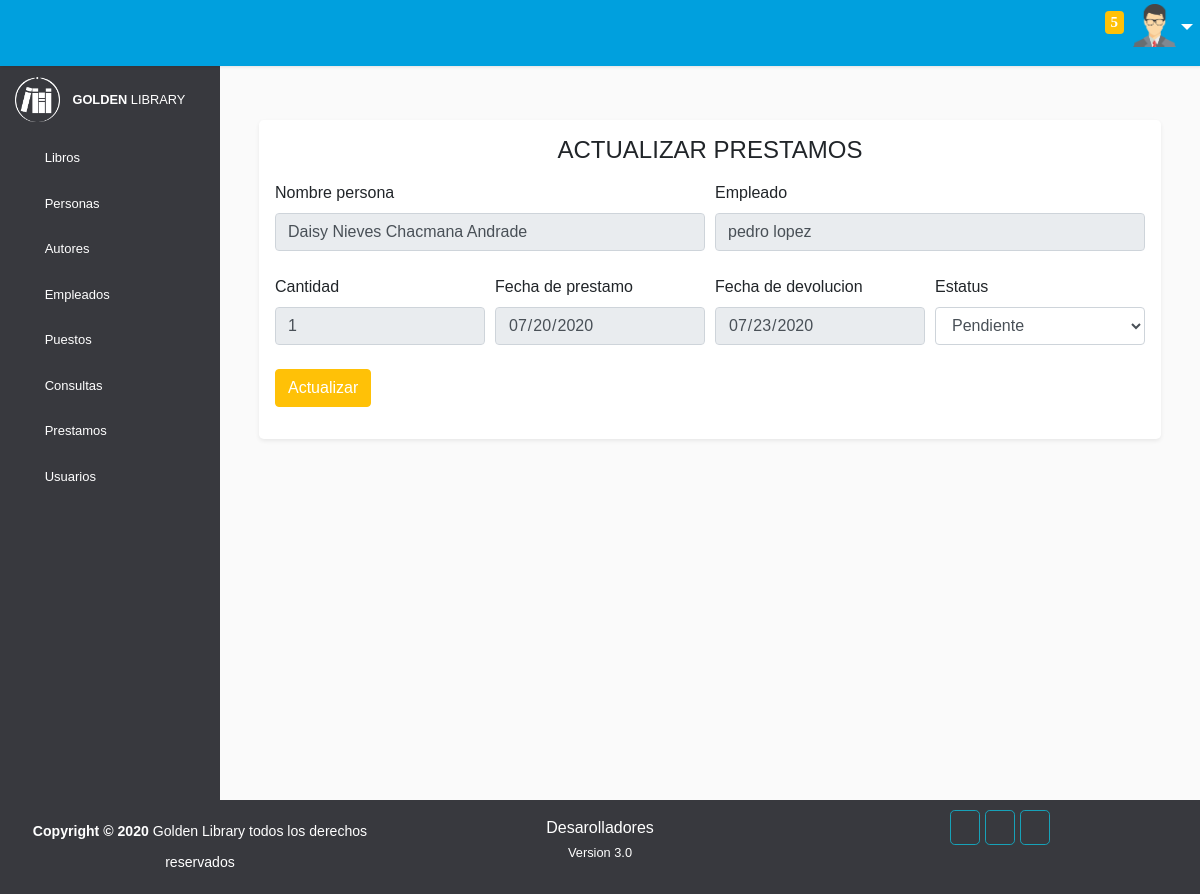
The page /prestamos/modificar_prestamos.php?id=2 (signed in) on the database its author committed.
### tables this page shows
CREATE TABLE `libros` (
  `Id_libro` int(11) NOT NULL,
  `Titulo` varchar(50) NOT NULL,
  `Copias` int(1) NOT NULL,
  `Editorial` varchar(30) NOT NULL,
  `Fecha_edicion` date DEFAULT NULL,
  `Categoria` varchar(30) NOT NULL,
  `Estante` int(1) NOT NULL,
  `Activo` int(1) NOT NULL DEFAULT '1'
);

CREATE TABLE `personas` (
  `Id_persona` int(11) NOT NULL,
  `Nombre` varchar(40) NOT NULL,
  `Barrio` varchar(16) NOT NULL,
  `Calle` varchar(16) NOT NULL,
  `Numero` int(3) UNSIGNED DEFAULT NULL,
  `Estado` varchar(18) NOT NULL,
  `Ciudad` varchar(18) NOT NULL,
  `Sexo` varchar(9) NOT NULL,
  `Fecha_nacimiento` date NOT NULL,
  `Telefono` varchar(10) NOT NULL,
  `Correo` varchar(50) DEFAULT NULL,
  `Activo` int(1) NOT NULL DEFAULT '1'
);

CREATE TABLE `prestamos` (
  `Id_prestamo` int(11) NOT NULL,
  `Id_empleado` int(11) NOT NULL,
  `Id_persona` int(11) NOT NULL,
  `Cantidad` int(1) NOT NULL,
  `Identificacion` varchar(20) NOT NULL,
  `Fecha_prestamo` date NOT NULL,
  `Fecha_devolucion` date NOT NULL,
  `Estatus` varchar(9) NOT NULL
);

### prestamos/modificar_prestamos.php (the view, shortened to what this page needs)
<!DOCTYPE html>
<html>
<head>
    <link rel="stylesheet" type="text/css" href="../vendor/bootstrap/css/bootstrap.min.css">
    <link rel="stylesheet" href="../vendor/bootstrap/css/style.css">
    <link rel="stylesheet" type="text/css" href="../icofont/icofont.min.css">
    <link rel="stylesheet" type="text/css" href="../vendor/bootstrap/css/sweetalert.css">
</head>
<body>
    <div class="wrapper">
        <nav id="sidebar">
            <div class="sidebar-header">
                <img width="45" height="45" src="../images/logo.png" alt="">
                <small><b class="ml-2">GOLDEN </b>LIBRARY</small>
            </div>
            <ul class="list-unstyled components">
                <li class="">
                    <a href="#homeSubmenu" data-toggle="collapse" aria-expanded="false" class="dropdown-toggle"><span class="icofont-library mr-3 h4 text-white"></span>Libros<i class="icofont-rounded-down text-white"></i></a>
                </li>
                <li class="">
                    <a href="#pageSubmenu" data-toggle="collapse" aria-expanded="false" class="dropdown-toggle"><span class="icofont-people mr-3 h4 text-white"></span>Personas<i class="icofont-rounded-down text-white"></i></a>
                </li>
                <li class="">
                    <a href="#autoresSubmenu" data-toggle="collapse" aria-expanded="false" class="dropdown-toggle"><span class="icofont-read-book-alt mr-3 h4 text-white"></span>Autores<i class="icofont-rounded-down text-white"></i></a>
                </li>
                <li class="">
                    <a href="#empleadosSubmenu" data-toggle="collapse" aria-expanded="false" class="dropdown-toggle"><span class="icofont-business-man mr-3 h4 text-white"></span>Empleados<i class="icofont-rounded-down text-white"></i></a>
                </li>
                <li class="">
                    <a href="#puestoSubmenu" data-toggle="collapse" aria-expanded="false" class="dropdown-toggle"><span class="icofont-tick-boxed mr-3 h4 text-white"></span>Puestos<i class="icofont-rounded-down text-white"></i></a>
                </li>
                <li class="">
                    <a href="#consultaSubmenu" data-toggle="collapse" aria-expanded="false" class="dropdown-toggle"><span class="icofont-learn mr-3 h4 text-white"></span>Consultas<i class="icofont-rounded-down text-white"></i></a>
                </li>
                <li class="">
                    <a href="#prestamoSubmenu" data-toggle="collapse" aria-expanded="false" class="dropdown-toggle"><span class="icofont-paper mr-3 h4 text-white"></span>Prestamos<i class="icofont-rounded-down text-white"></i></a>
                </li>
                <li class="">
                    <a href="#userSubmenu" data-toggle="collapse" aria-expanded="false" class="dropdown-toggle"><span class="icofont-users-alt-4 mr-3 h4 text-white"></span>Usuarios<i class="icofont-rounded-down text-white"></i></a>
                </li>
            </ul>
        </nav>
        <div class="menu">
            <nav style="background-color:#00A0DE" class="p-2 navbar navbar-expand-lg navbar-light">
                <div class="container-fluid">
                    <a href="#"><span id="sidebarCollapse" class="text-white h3 icofont-navigation-menu"></span></a>
                    <div class="ml-3 text-center text-white">
                    </div>
                    <div class="collapse navbar-collapse" id="navbarSupportedContent">
                        <ul class="nav navbar-nav ml-auto">
                            <li class="nav-item">
                                <a data-toggle="modal" data-target="#exampleModalScrollable1" class="text-white h5 nav-link" href="#" title="Nuestra empresa"><i class="mr-2 icofont-building-alt"></i></a>
                            </li>
                            <li class="nav-item">
                                <a data-toggle="modal" data-target="#exampleModalScrollable" class="text-white h5 nav-link" href="#" title="Contactanos"><i class="mr-2 icofont-search-map"></i></a>
                            </li>
                            <li class="nav-item">
                                <a class="text-white h5 nav-link" href="../inicio.php"><i class="icofont-ui-home" title="Inicio"></i></a>
                            </li>
                            <li class="nav-item">
                                <a href="pendientes.php" class="text-white h5 nav-link" href="#"><i class="icofont-notification" title="Notificaciones"><span style="position: relative; top: -8px;" class="bg-warning badge count">
                                      <?php
                                        require_once("../conexion/conexion.php");
                                        $buscar_pend="SELECT COUNT(Id_prestamo) AS numero FROM prestamos WHERE Fecha_devolucion<NOW() AND Estatus='Pendiente'";
                                        $confirmar=$conexion->query($buscar_pend);
                                        $rows=$confirmar->fetch_assoc();
                                        echo $rows['numero'];;
                                        ?>
                                </span></i></a>
                            </li>
                            <li class="nav-item">
                                <div class="btn-group">
                                  <button type="button" id="perfil" class="btn dropdown-toggle" data-toggle="dropdown" aria-haspopup="true" aria-expanded="false">
                                    <img width="43" height="43" src="../images/user.png" alt="">
                                  </button>
                            </div>
                            </li>
                        </ul>
                    </div>
                </div>
            </nav>
        </div>
        <div class="container">
            <br><br><br><br>
            <div class="">
                <?php
                    $id=$_REQUEST['id'];
                    require_once("../conexion/conexion.php");
                    $query="SELECT prestamos.Id_prestamo,personas.Nombre,prestamos.Cantidad,prestamos.Identificacion,
                                prestamos.Fecha_prestamo,prestamos.Fecha_devolucion,libros.Titulo,detalle.Descripcion,
                                prestamos.Estatus FROM libros,prestamos,detalle,personas WHERE
                                prestamos.Id_persona=personas.Id_persona AND libros.Id_libro=detalle.Id_libro AND
                                prestamos.Id_prestamo=detalle.Id_prestamo AND prestamos.Id_prestamo=$id";
                    $resultado=$conexion->query($query);
                    $fila=$resultado->fetch_assoc();
                    $query1="SELECT personas.Nombre FROM empleados,prestamos,personas WHERE empleados.Id_persona=personas.Id_persona AND prestamos.Id_empleado=empleados.Id_empleado AND prestamos.Id_prestamo=$id";
                    $resultado1=$conexion->query($query1);
                    $fila1=$resultado1->fetch_assoc();
                 ?>
                <form class="p-4 needs-validation" action="realizar_edicion.php?id=<?php echo $fila['Id_prestamo'] ?>" method="POST" novalidate>
                  <div class="bg-white bg-white rounded-lg shadow-sm p-3">
                    <center><label for=""><h4>ACTUALIZAR PRESTAMOS</h4></label></center>
                    <div class="form-row">
                      <div class="col-sm-12 col-md-6 col-lg-6 mb-4">
                        <label for="validationCustom01">Nombre persona</label>
                        <input type="text" class="form-control" readonly value="<?php echo $fila['Nombre']; ?>">
                      </div>
                      <div class="col-sm-12 col-md-6 col-lg-6 mb-4">
                        <label for="validationCustom02">Empleado</label>
                        <input type="text" class="form-control" readonly value="<?php echo $fila1['Nombre']; ?>">
                      </div>
                    </div>
                    <div class="form-row">
                        <div class="col-sm-6 col-md-6 col-lg-3 mb-4">
                            <label for="validationCustom01">Cantidad</label>
                            <input type="number" class="form-control" readonly value="<?php echo $fila['Cantidad']; ?>">
                        </div>
                        <div class="col-sm-6 col-md-6 col-lg-3 mb-3">
                        <label for="validationCustom05">Fecha de prestamo</label>
                        <input type="date" class="form-control" readonly value="<?php echo $fila['Fecha_prestamo']; ?>">
                      </div>
                      <div class="col-sm-6 col-md-6 col-lg-3 mb-3">
                        <label for="validationCustom05">Fecha de devolucion</label>
                        <input type="date" class="form-control" readonly value="<?php echo $fila['Fecha_devolucion']; ?>">
                      </div>
                      <div class="col-sm-6 col-md-6 col-lg-3 mb-3">
                        <label for="validationCustom09">Estatus</label>
                        <select class="form-control" id="validationCustom09" required name="estatus">
                        <option value="<?php echo $fila['Estatus'] ?>"><?php echo $fila['Estatus'] ?></option>
                    </select>
                      </div>
                    </div>
                    <button class="btn btn-warning text-white mb-3" type="submit" name="registrar">Actualizar</button>
                  </div>
                  <br>
                </form>
            </div>
          <br>
          </div>
    </div>
    <footer class=" ">
        <div class="container-fluid text-center">
            <div class="row">
                <div class="col-md-4">
                    <p class="text-white pt-3"><small><b>Copyright &copy; 2020 </b>Golden Library todos los derechos reservados</small></p>
                </div>
                <div class="col-md-4 text-white mt-3 mb-2">
                    <div class="contaiter">
                        <a href="../conexion/desarolladores.php">Desarolladores</a>
                        <br>
                        <small>Version 3.0</small>
                    </div>
                </div>
                <div class="col-md-4 text-white mt-3 mb-2">
                    <div class="container">
                        <div class="d-inline">
                            <a href="" class="rounded-lg border border-info pt-2 p-2"><span class="icofont-facebook text-white h6"></span></a>
                        </div>
                        <div class="d-inline">
                            <a href="" class="rounded-lg border border-info pt-2 p-2"><span class="icofont-brand-whatsapp text-white h6"></span></a>
                        </div>
                        <div class="d-inline">
                            <a href="" class="rounded-lg border border-info pt-2 p-2"><span class="icofont-instagram text-white h6"></span></a>
                        </div>
                    </div>
                </div>
            </div>
        </div>
    </footer>
</body>
</html>

### rows shown on the page
libros: Nombre "Daisy Nieves Chacmana Andrade", Cantidad "1", Fecha_prestamo "07/20/2020", Fecha_devolucion "07/23/2020", estatus "Pendiente"
personas: Nombre "pedro lopez"

### other values the page prints
$rows['numero'] "5"
